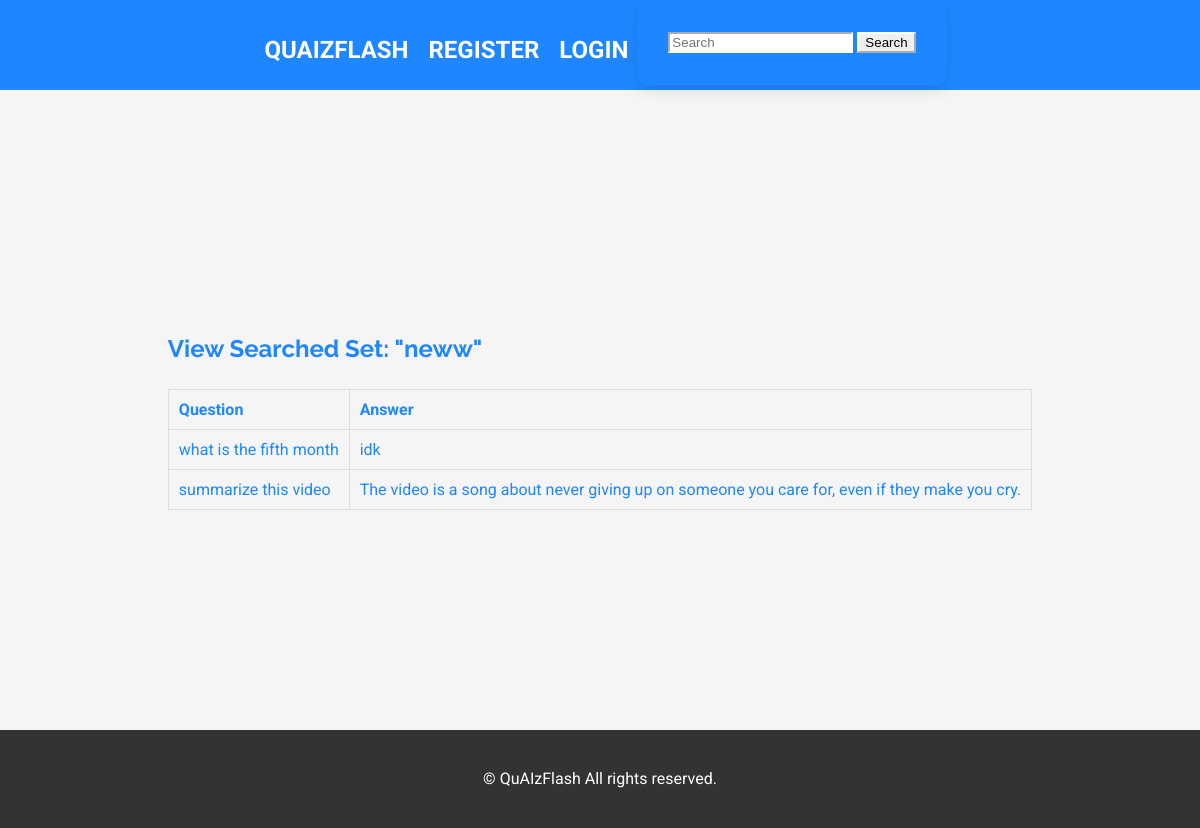
Before: /view_searched_set/1 with the older database file.
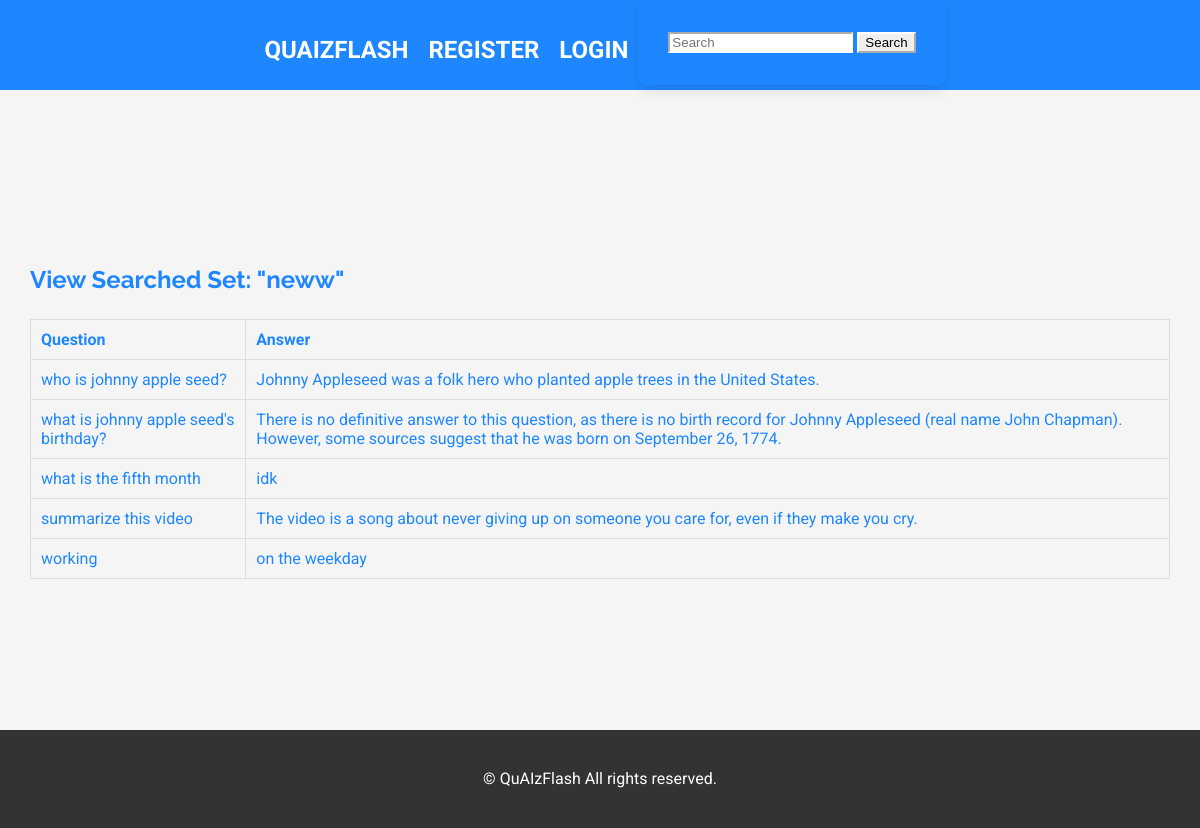
After: the same page with the newer database file.
### models.py (models this page shows, shortened)
class FlashcardSet(db.Model):
    id = db.Column(db.Integer, primary_key=True)
    title = db.Column(db.String(100), nullable=False)
    description = db.Column(db.String(200))
    user_id = db.Column(db.Integer, db.ForeignKey('user.id'), nullable=False)
    flashcards = db.relationship('Flashcard', backref='flashcard_set', lazy=True)  # Added relationship
    correct_count = db.Column(db.Integer, default=0)  # Add this line
    incorrect_count = db.Column(db.Integer, default=0)  # Add this line
    flashcards = db.relationship('Flashcard', backref='flashcard_set', lazy=True)
    public = db.Column(db.Boolean, default=True)

class Flashcard(db.Model):
    id = db.Column(db.Integer, primary_key=True)
    question = db.Column(db.String(200), nullable=False)
    answer = db.Column(db.String(200), nullable=False)
    user_id = db.Column(db.Integer, db.ForeignKey('user.id'), nullable=False)
    flashcard_set_id = db.Column(db.Integer, db.ForeignKey('flashcard_set.id', name='fk_flashcard_set_id'), nullable=True)  # Added ForeignKey with name

### app.py (the view)
@app.route('/view_searched_set/<int:set_id>')
def view_searched_set(set_id):
    flashcard_set = FlashcardSet.query.get_or_404(set_id)
    flashcards = Flashcard.query.filter_by(flashcard_set_id=set_id).all()
    return render_template('view_searched_set.html', title='View Searched Set', flashcard_set=flashcard_set, flashcards=flashcards, search_form=SearchSetsForm())

### forms.py
class SearchSetsForm(FlaskForm):
    search_query = StringField('Search Query', validators=[DataRequired()])
    submit = SubmitField('Search')

### Templates/view_searched_set.html
{% extends "base.html" %}
{% block content %}
    <div class="container">
        <h1>View Searched Set: "{{ flashcard_set.title }}"</h1>
        <table class="table">
            <thead>
                <tr>
                    <th scope="col">Question</th>
                    <th scope="col">Answer</th>
                </tr>
            </thead>
            <tbody>
                {% for flashcard in flashcards %}
                <tr>
                    <td>{{ flashcard.question }}</td>
                    <td>{{ flashcard.answer }}</td>
                </tr>
                {% endfor %}
            </tbody>
        </table>
    </div>
{% endblock %}

### Templates/base.html (shortened to what this page needs)
<html lang="en">
<head>
   <link rel="stylesheet" href="{{ url_for('static', filename='style.css') }}">
</head>
<body>
   <header class="main-header">
       <div class="container">
           <nav class="nav">
               <a href="{{ url_for('index') }}" class="brand">QuAIzFlash</a>
               <ul class="nav-list">
                {% if session.logged_in %}
                    {% include '_nav_logged_in.html' %}
                {% else %}
                    {% include '_nav_logged_out.html' %}
                {% endif %}
            </ul>
               <form class="form-inline my-2 my-lg-0 search-form-container" method="POST" action="{{ url_for('search_sets') }}">
                   <input class="form-control mr-sm-2 search-input" type="search" placeholder="Search" aria-label="Search" name="search_query" id="search_query" required>
                   <button class="btn btn-outline-success my-2 my-sm-0" type="submit">Search</button>
               </form>
           </nav>
       </div>
   </header>
   <section class="content">
       <div class="container">
           {% block content %}{% endblock %}
       </div>
   </section>
   <footer class="main-footer">
       <div class="container">
           <p>&copy; {{ year }} QuAIzFlash All rights reserved.</p>
       </div>
   </footer>
</body>
</html>

### Templates/_nav_logged_out.html
<li><a href="{{ url_for('register') }}">Register</a></li>
<li><a href="{{ url_for('login') }}">Login</a></li>

### static/style.css (style rules this page uses)
body { font-family: 'Roboto', sans-serif; line-height: 1.6; color: #1e87ff; margin: 0; padding: 0; background-color: #f5f5f5; }
h1, h2, h3, h4, h5, h6 { font-family: 'Raleway', sans-serif; }
.container { max-width: 1200px; margin: 0 auto; padding: 0 15px; }
.main-header { background-color: #1e87ff; height: 80px; padding-top: 10px; display: flex; justify-content: space-between; align-items: center; }
.main-header a { color: #fff; text-decoration: none; text-transform: uppercase; font-size: 24px; font-weight: bold; margin: 0 10px; }
.main-footer { background-color: #333; color: #fff; text-align: center; padding: 20px 0; }
form { background-color: #fff; padding: 30px; border-radius: 10px; box-shadow: 0 5px 15px rgba(0, 0, 0, 0.1); }
.content { display: flex; justify-content: center; align-items: center; min-height: calc(100vh - 160px); }
.table { width: 100%; border-collapse: collapse; }
table td { padding: 10px; border: 1px solid #ddd; vertical-align: top; }
table th { padding: 10px; border: 1px solid #ddd; background-color: #f5f5f5; text-align: left; }
.nav { display: flex; justify-content: space-between; align-items: center; height: 100%; }
.nav-list { display: flex; list-style-type: none; padding: 0; margin: 0; }
.main-header { position: relative; }
.nav { background-color: #1e87ff; }
.search-form-container { background-color: transparent; }
.search-input { background-color: #fff; border-color: #fff; }
.btn-outline-success { border-color: #fff; color: #020202; }
.nav-list li { display: inline-block; }

Changed rows visible on the page:
now on this page (row edited): Flashcard: question "who is johnny apple seed?", answer "Johnny Appleseed was a folk hero who planted apple trees in the United States."
now on this page (row edited): Flashcard: question "what is johnny apple seed's birthday?", answer "There is no definitive answer to this question, as there is no birth record for Johnny Appleseed (real name John Chapman). However, some sources suggest that he was born on September 26, 1774."
added Flashcard: question "working", answer "on the weekday"
